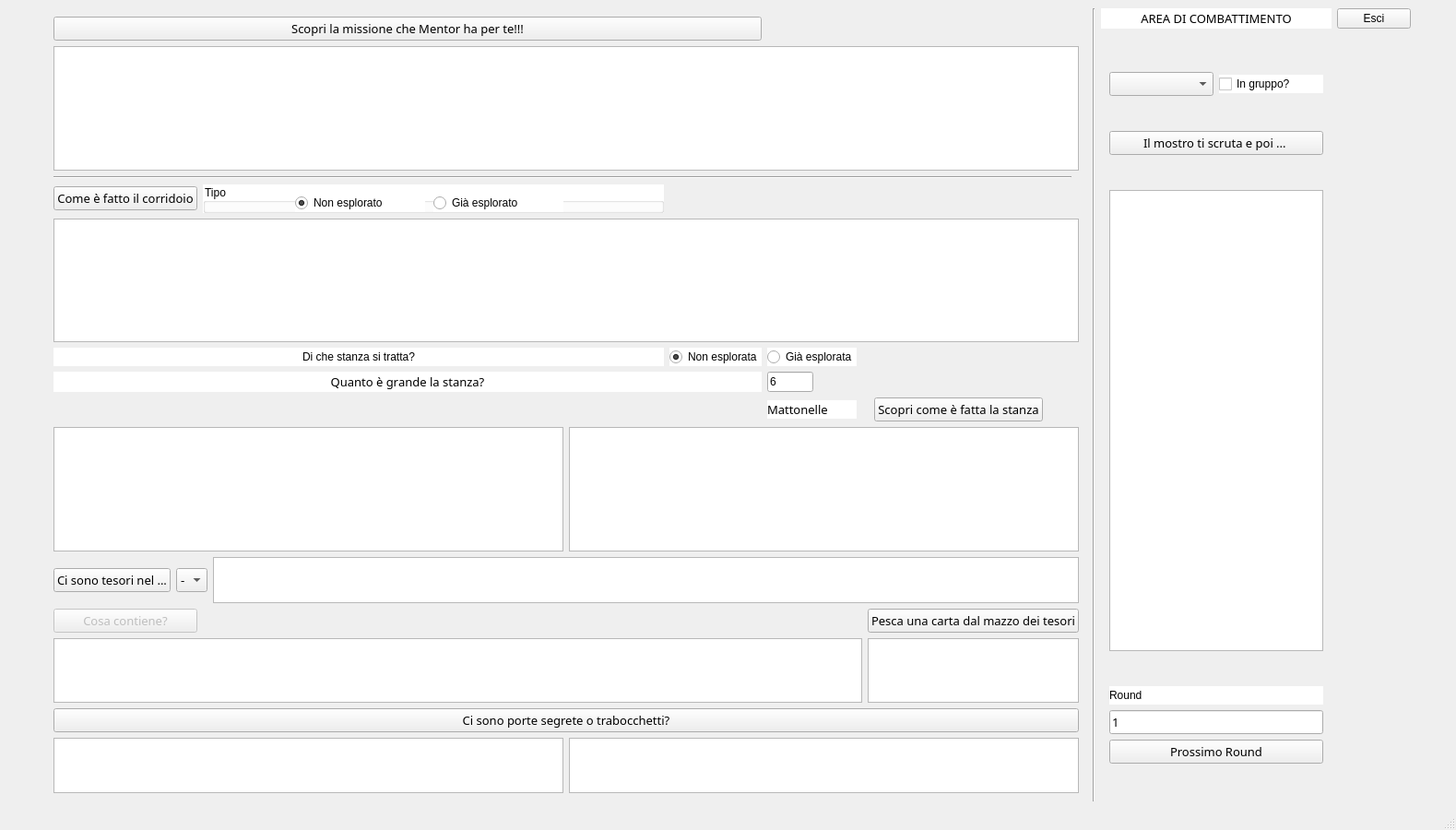
<?xml version="1.0" encoding="UTF-8"?>
<ui version="4.0">
 <class>Heroquest_MainWindow_ui</class>
 <widget class="QMainWindow" name="Heroquest_MainWindow_ui">
  <property name="geometry">
   <rect>
    <x>0</x>
    <y>0</y>
    <width>1440</width>
    <height>900</height>
   </rect>
  </property>
  <property name="sizePolicy">
   <sizepolicy hsizetype="Preferred" vsizetype="Fixed">
    <horstretch>0</horstretch>
    <verstretch>90</verstretch>
   </sizepolicy>
  </property>
  <property name="minimumSize">
   <size>
    <width>0</width>
    <height>900</height>
   </size>
  </property>
  <property name="maximumSize">
   <size>
    <width>1440</width>
    <height>1149</height>
   </size>
  </property>
  <property name="windowTitle">
   <string>Heroquest Legend's</string>
  </property>
  <property name="windowIcon">
   <iconset>
    <normaloff>HQ_solo.ico</normaloff>HQ_solo.ico</iconset>
  </property>
  <property name="autoFillBackground">
   <bool>false</bool>
  </property>
  <property name="styleSheet">
   <string notr="true">font: 10pt &quot;Viner Hand ITC&quot;;</string>
  </property>
  <widget class="QWidget" name="centralwidget">
   <layout class="QGridLayout" name="gridLayout_2">
    <item row="1" column="4" rowspan="2">
     <widget class="QWidget" name="widget_2" native="true">
      <property name="minimumSize">
       <size>
        <width>250</width>
        <height>0</height>
       </size>
      </property>
      <layout class="QGridLayout" name="gridLayout_3">
       <item row="0" column="0">
        <widget class="QComboBox" name="comboBox_monster_attack">
         <property name="font">
          <font>
           <family>Viner Hand ITC</family>
           <pointsize>10</pointsize>
           <weight>50</weight>
           <italic>false</italic>
           <bold>false</bold>
          </font>
         </property>
        </widget>
       </item>
       <item row="0" column="1">
        <widget class="QCheckBox" name="checkBox_group">
         <property name="styleSheet">
          <string notr="true">background-color: rgb(255, 255, 255);</string>
         </property>
         <property name="text">
          <string>In gruppo?</string>
         </property>
        </widget>
       </item>
       <item row="1" column="0" colspan="2">
        <widget class="QPushButton" name="pushButton_monster_attack">
         <property name="font">
          <font>
           <family>Viner Hand ITC</family>
           <pointsize>10</pointsize>
          </font>
         </property>
         <property name="text">
          <string>Il mostro ti scruta e poi ... </string>
         </property>
        </widget>
       </item>
       <item row="2" column="0" colspan="2">
        <widget class="QTextEdit" name="textEdit_combat_text">
         <property name="maximumSize">
          <size>
           <width>16777215</width>
           <height>500</height>
          </size>
         </property>
         <property name="font">
          <font>
           <family>Viner Hand ITC</family>
           <pointsize>10</pointsize>
           <weight>50</weight>
           <italic>false</italic>
           <bold>false</bold>
          </font>
         </property>
        </widget>
       </item>
       <item row="4" column="0" colspan="2">
        <layout class="QVBoxLayout" name="verticalLayout_3">
         <item>
          <widget class="QLabel" name="label_3">
           <property name="maximumSize">
            <size>
             <width>16777215</width>
             <height>20</height>
            </size>
           </property>
           <property name="styleSheet">
            <string notr="true">background-color: rgb(255, 255, 255);</string>
           </property>
           <property name="text">
            <string>Round</string>
           </property>
          </widget>
         </item>
         <item>
          <widget class="QLineEdit" name="lineEdit_round">
           <property name="font">
            <font>
             <family>Viner Hand ITC</family>
             <pointsize>10</pointsize>
             <weight>50</weight>
             <italic>false</italic>
             <bold>false</bold>
            </font>
           </property>
           <property name="styleSheet">
            <string notr="true"/>
           </property>
           <property name="text">
            <string>1</string>
           </property>
          </widget>
         </item>
         <item>
          <widget class="QPushButton" name="pushButton_round">
           <property name="font">
            <font>
             <family>Viner Hand ITC</family>
             <pointsize>10</pointsize>
             <weight>50</weight>
             <italic>false</italic>
             <bold>false</bold>
            </font>
           </property>
           <property name="styleSheet">
            <string notr="true">color: rgb(0, 0, 0);</string>
           </property>
           <property name="text">
            <string>Prossimo Round</string>
           </property>
          </widget>
         </item>
        </layout>
       </item>
      </layout>
     </widget>
    </item>
    <item row="0" column="1" rowspan="3" colspan="2">
     <widget class="QWidget" name="widget" native="true">
      <layout class="QGridLayout" name="gridLayout">
       <item row="10" column="0" colspan="12">
        <layout class="QHBoxLayout" name="horizontalLayout_3">
         <item>
          <widget class="QPushButton" name="pushButton_treasures_finds">
           <property name="font">
            <font>
             <family>Viner Hand ITC</family>
             <pointsize>10</pointsize>
            </font>
           </property>
           <property name="text">
            <string>Ci sono tesori nel ...</string>
           </property>
          </widget>
         </item>
         <item>
          <widget class="QComboBox" name="comboBox_fornitures">
           <property name="font">
            <font>
             <family>Viner Hand ITC</family>
             <pointsize>10</pointsize>
             <weight>50</weight>
             <italic>false</italic>
             <bold>false</bold>
            </font>
           </property>
           <item>
            <property name="text">
             <string>-</string>
            </property>
           </item>
          </widget>
         </item>
         <item>
          <widget class="QTextEdit" name="textEdit_treasures_finder">
           <property name="maximumSize">
            <size>
             <width>16777215</width>
             <height>50</height>
            </size>
           </property>
          </widget>
         </item>
        </layout>
       </item>
       <item row="5" column="2">
        <widget class="QRadioButton" name="radioButton_not_explored">
         <property name="styleSheet">
          <string notr="true">background-color: rgb(255, 255, 255);</string>
         </property>
         <property name="text">
          <string>Non esplorata</string>
         </property>
         <property name="checked">
          <bool>true</bool>
         </property>
        </widget>
       </item>
       <item row="7" column="6">
        <widget class="QPushButton" name="pushButton_rooms">
         <property name="font">
          <font>
           <family>Viner Hand ITC</family>
           <pointsize>10</pointsize>
          </font>
         </property>
         <property name="text">
          <string>Scopri come è fatta la stanza</string>
         </property>
        </widget>
       </item>
       <item row="5" column="3">
        <widget class="QRadioButton" name="radioButton_explored">
         <property name="sizePolicy">
          <sizepolicy hsizetype="Fixed" vsizetype="Fixed">
           <horstretch>0</horstretch>
           <verstretch>0</verstretch>
          </sizepolicy>
         </property>
         <property name="styleSheet">
          <string notr="true">background-color: rgb(255, 255, 255);</string>
         </property>
         <property name="text">
          <string>Già esplorata</string>
         </property>
         <property name="checked">
          <bool>false</bool>
         </property>
        </widget>
       </item>
       <item row="7" column="3">
        <widget class="QLabel" name="label_room_2">
         <property name="sizePolicy">
          <sizepolicy hsizetype="Preferred" vsizetype="Fixed">
           <horstretch>0</horstretch>
           <verstretch>0</verstretch>
          </sizepolicy>
         </property>
         <property name="minimumSize">
          <size>
           <width>0</width>
           <height>20</height>
          </size>
         </property>
         <property name="maximumSize">
          <size>
           <width>16777215</width>
           <height>20</height>
          </size>
         </property>
         <property name="font">
          <font>
           <family>Viner Hand ITC</family>
           <pointsize>10</pointsize>
           <weight>50</weight>
           <italic>false</italic>
           <bold>false</bold>
          </font>
         </property>
         <property name="autoFillBackground">
          <bool>false</bool>
         </property>
         <property name="styleSheet">
          <string notr="true">background-color: rgb(255, 255, 255);</string>
         </property>
         <property name="text">
          <string>Mattonelle</string>
         </property>
        </widget>
       </item>
       <item row="1" column="0" colspan="12">
        <widget class="QTextEdit" name="textEdit_the_mission">
         <property name="minimumSize">
          <size>
           <width>0</width>
           <height>80</height>
          </size>
         </property>
        </widget>
       </item>
       <item row="6" column="3">
        <widget class="QLineEdit" name="lineEdit_room_dimension">
         <property name="maximumSize">
          <size>
           <width>50</width>
           <height>16777215</height>
          </size>
         </property>
         <property name="text">
          <string>6</string>
         </property>
        </widget>
       </item>
       <item row="0" column="0" colspan="3">
        <widget class="QPushButton" name="pushButton_the_mission">
         <property name="font">
          <font>
           <family>Viner Hand ITC</family>
           <pointsize>10</pointsize>
           <weight>50</weight>
           <italic>false</italic>
           <bold>false</bold>
          </font>
         </property>
         <property name="text">
          <string>Scopri la missione che Mentor ha per te!!!</string>
         </property>
        </widget>
       </item>
       <item row="12" column="5" colspan="7">
        <layout class="QVBoxLayout" name="verticalLayout">
         <property name="spacing">
          <number>2</number>
         </property>
         <property name="sizeConstraint">
          <enum>QLayout::SetFixedSize</enum>
         </property>
         <item>
          <widget class="QTextEdit" name="textEdit_treasure_cards_description">
           <property name="minimumSize">
            <size>
             <width>0</width>
             <height>50</height>
            </size>
           </property>
           <property name="maximumSize">
            <size>
             <width>16777215</width>
             <height>120</height>
            </size>
           </property>
          </widget>
         </item>
        </layout>
       </item>
       <item row="2" column="0" colspan="11">
        <widget class="Line" name="line_2">
         <property name="orientation">
          <enum>Qt::Horizontal</enum>
         </property>
        </widget>
       </item>
       <item row="13" column="0" colspan="12">
        <layout class="QVBoxLayout" name="verticalLayout_2">
         <item>
          <widget class="QPushButton" name="pushButton_traps_and_secret_doors_finder">
           <property name="font">
            <font>
             <family>Viner Hand ITC</family>
             <pointsize>10</pointsize>
            </font>
           </property>
           <property name="autoFillBackground">
            <bool>false</bool>
           </property>
           <property name="text">
            <string>Ci sono porte segrete o trabocchetti?</string>
           </property>
          </widget>
         </item>
         <item>
          <layout class="QHBoxLayout" name="horizontalLayout_2">
           <item>
            <widget class="QTextEdit" name="textEdit_traps">
             <property name="maximumSize">
              <size>
               <width>16777215</width>
               <height>60</height>
              </size>
             </property>
            </widget>
           </item>
           <item>
            <widget class="QTextEdit" name="textEdit_secret_doors">
             <property name="sizePolicy">
              <sizepolicy hsizetype="Expanding" vsizetype="Fixed">
               <horstretch>0</horstretch>
               <verstretch>0</verstretch>
              </sizepolicy>
             </property>
             <property name="maximumSize">
              <size>
               <width>16777215</width>
               <height>60</height>
              </size>
             </property>
            </widget>
           </item>
          </layout>
         </item>
        </layout>
       </item>
       <item row="11" column="0">
        <widget class="QPushButton" name="pushButton_treasures_random">
         <property name="enabled">
          <bool>false</bool>
         </property>
         <property name="font">
          <font>
           <family>Viner Hand ITC</family>
           <pointsize>10</pointsize>
          </font>
         </property>
         <property name="text">
          <string>Cosa contiene?</string>
         </property>
        </widget>
       </item>
       <item row="6" column="0" colspan="3">
        <widget class="QLabel" name="label_room_1">
         <property name="font">
          <font>
           <family>Viner Hand ITC</family>
           <pointsize>10</pointsize>
           <weight>50</weight>
           <bold>false</bold>
           <underline>false</underline>
           <strikeout>false</strikeout>
           <kerning>false</kerning>
          </font>
         </property>
         <property name="styleSheet">
          <string notr="true">background-color: rgb(255, 255, 255);</string>
         </property>
         <property name="frameShadow">
          <enum>QFrame::Raised</enum>
         </property>
         <property name="lineWidth">
          <number>53</number>
         </property>
         <property name="text">
          <string>Quanto è grande la stanza?</string>
         </property>
         <property name="alignment">
          <set>Qt::AlignCenter</set>
         </property>
         <property name="wordWrap">
          <bool>true</bool>
         </property>
        </widget>
       </item>
       <item row="12" column="0" colspan="5">
        <layout class="QHBoxLayout" name="horizontalLayout_4">
         <item>
          <widget class="QTextEdit" name="textEdit_treasures_description">
           <property name="maximumSize">
            <size>
             <width>16777215</width>
             <height>120</height>
            </size>
           </property>
          </widget>
         </item>
        </layout>
       </item>
       <item row="11" column="5" colspan="7">
        <widget class="QPushButton" name="pushButton_treasure_card">
         <property name="font">
          <font>
           <family>Viner Hand ITC</family>
           <pointsize>10</pointsize>
          </font>
         </property>
         <property name="text">
          <string>Pesca una carta dal mazzo dei tesori</string>
         </property>
        </widget>
       </item>
       <item row="9" column="0" colspan="12">
        <layout class="QHBoxLayout" name="horizontalLayout_5">
         <item>
          <widget class="QTextEdit" name="textEdit_room_description">
           <property name="font">
            <font>
             <family>Viner Hand ITC</family>
             <pointsize>10</pointsize>
             <weight>50</weight>
             <italic>false</italic>
             <bold>false</bold>
             <stylestrategy>PreferAntialias</stylestrategy>
            </font>
           </property>
           <property name="lineWrapColumnOrWidth">
            <number>1</number>
           </property>
           <property name="cursorWidth">
            <number>-3</number>
           </property>
          </widget>
         </item>
         <item>
          <widget class="QTextEdit" name="textEdit_monsters"/>
         </item>
        </layout>
       </item>
       <item row="5" column="0" colspan="2">
        <widget class="QLabel" name="label_2">
         <property name="styleSheet">
          <string notr="true">background-color: rgb(255, 255, 255);</string>
         </property>
         <property name="text">
          <string>Di che stanza si tratta?</string>
         </property>
         <property name="alignment">
          <set>Qt::AlignCenter</set>
         </property>
        </widget>
       </item>
       <item row="4" column="0" colspan="12">
        <widget class="QTextEdit" name="textEdit_aisles">
         <property name="minimumSize">
          <size>
           <width>0</width>
           <height>80</height>
          </size>
         </property>
        </widget>
       </item>
       <item row="3" column="0">
        <widget class="QPushButton" name="pushButton_aisles">
         <property name="maximumSize">
          <size>
           <width>200</width>
           <height>16777215</height>
          </size>
         </property>
         <property name="font">
          <font>
           <family>Viner Hand ITC</family>
           <pointsize>10</pointsize>
           <weight>50</weight>
           <bold>false</bold>
          </font>
         </property>
         <property name="text">
          <string>Come è fatto il corridoio</string>
         </property>
        </widget>
       </item>
       <item row="3" column="1">
        <widget class="QGroupBox" name="groupBox">
         <property name="sizePolicy">
          <sizepolicy hsizetype="Fixed" vsizetype="Preferred">
           <horstretch>0</horstretch>
           <verstretch>0</verstretch>
          </sizepolicy>
         </property>
         <property name="minimumSize">
          <size>
           <width>500</width>
           <height>0</height>
          </size>
         </property>
         <property name="styleSheet">
          <string notr="true">background-color: rgb(255, 255, 255);</string>
         </property>
         <property name="title">
          <string>Tipo</string>
         </property>
         <widget class="QRadioButton" name="radioButton_aisles_not_explored">
          <property name="geometry">
           <rect>
            <x>100</x>
            <y>10</y>
            <width>141</width>
            <height>20</height>
           </rect>
          </property>
          <property name="text">
           <string>Non esplorato</string>
          </property>
          <property name="checked">
           <bool>true</bool>
          </property>
         </widget>
         <widget class="QRadioButton" name="radioButton_aisles_explored">
          <property name="geometry">
           <rect>
            <x>250</x>
            <y>10</y>
            <width>141</width>
            <height>20</height>
           </rect>
          </property>
          <property name="styleSheet">
           <string notr="true">background-color: rgb(255, 255, 255);</string>
          </property>
          <property name="text">
           <string>Già esplorato</string>
          </property>
         </widget>
        </widget>
       </item>
      </layout>
     </widget>
    </item>
    <item row="1" column="0" rowspan="2">
     <spacer name="horizontalSpacer">
      <property name="orientation">
       <enum>Qt::Horizontal</enum>
      </property>
      <property name="sizeType">
       <enum>QSizePolicy::Fixed</enum>
      </property>
      <property name="sizeHint" stdset="0">
       <size>
        <width>40</width>
        <height>20</height>
       </size>
      </property>
     </spacer>
    </item>
    <item row="0" column="4">
     <widget class="QLabel" name="label">
      <property name="maximumSize">
       <size>
        <width>16777215</width>
        <height>31</height>
       </size>
      </property>
      <property name="font">
       <font>
        <family>Viner Hand ITC</family>
        <pointsize>10</pointsize>
        <weight>50</weight>
        <italic>false</italic>
        <bold>false</bold>
       </font>
      </property>
      <property name="styleSheet">
       <string notr="true">background-color: rgb(255, 255, 255);</string>
      </property>
      <property name="text">
       <string>AREA DI COMBATTIMENTO</string>
      </property>
      <property name="alignment">
       <set>Qt::AlignCenter</set>
      </property>
     </widget>
    </item>
    <item row="0" column="3" rowspan="3">
     <widget class="Line" name="line">
      <property name="orientation">
       <enum>Qt::Vertical</enum>
      </property>
     </widget>
    </item>
    <item row="1" column="6" rowspan="2">
     <spacer name="horizontalSpacer_3">
      <property name="orientation">
       <enum>Qt::Horizontal</enum>
      </property>
      <property name="sizeType">
       <enum>QSizePolicy::Fixed</enum>
      </property>
      <property name="sizeHint" stdset="0">
       <size>
        <width>40</width>
        <height>20</height>
       </size>
      </property>
     </spacer>
    </item>
    <item row="1" column="2">
     <spacer name="horizontalSpacer_2">
      <property name="orientation">
       <enum>Qt::Horizontal</enum>
      </property>
      <property name="sizeType">
       <enum>QSizePolicy::Fixed</enum>
      </property>
      <property name="sizeHint" stdset="0">
       <size>
        <width>20</width>
        <height>20</height>
       </size>
      </property>
     </spacer>
    </item>
    <item row="0" column="5">
     <widget class="QPushButton" name="pushButton_close">
      <property name="maximumSize">
       <size>
        <width>85</width>
        <height>16777215</height>
       </size>
      </property>
      <property name="text">
       <string>Esci</string>
      </property>
     </widget>
    </item>
   </layout>
  </widget>
  <widget class="QMenuBar" name="menubar">
   <property name="geometry">
    <rect>
     <x>0</x>
     <y>0</y>
     <width>1440</width>
     <height>33</height>
    </rect>
   </property>
  </widget>
  <widget class="QStatusBar" name="statusbar"/>
 </widget>
 <resources>
  <include location="images_resources.qrc"/>
 </resources>
 <connections/>
</ui>
